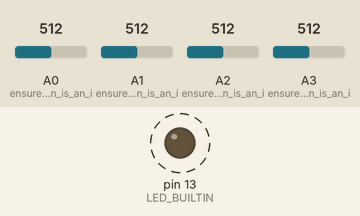
The sketch below on a simulated Arduino Uno, built with avr-gcc and run on an emulated ATmega328P. Parts: output pins drawn as LEDs (lit = HIGH). Dashed ring = blinking. Inputs (shaded band) come from the test bench; at power-on: A0 (ensure_button_pin_is_an_i) = 512, A1 (ensure_button_pin_is_an_i) = 512, A2 (ensure_button_pin_is_an_i) = 512, A3 (ensure_button_pin_is_an_i) = 512.

Above: at 0.8 s.
Timing chart, 0 to 4.3 s (numbered marks = the images above):
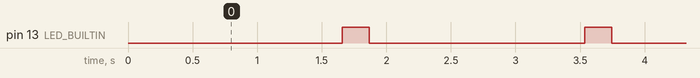

Measured:
- by itself, pin 13 (LED_BUILTIN): alternates HIGH for 0.21 s and LOW for 1.7 s

The sketch:

i2c_slave.ino
```cpp
//
// Lecture analogique de A0, A1, A2, A3
// + renvoi des données en I2C (utilisant A4 et A5)
//
#include <Wire.h>
// I2C address : choisir de 0x03 à 0x77
#define SLAVE_ADDRESS 0x12
int readData=0;
char data[8];         // 4 lectures analogiques possibles dans 4 int = 8 bytes
byte NBPINBYTES=8;
// clignotement de la LED
int boucle=0;
int MAXBOUCLE=180;
int MIDBOUCLE=160;

void setup() {
    // LED : initialize digital pin LED_BUILTIN as an output.
    pinMode(LED_BUILTIN, OUTPUT);
    // pins analogiques
    pinMode(A0, INPUT );      // ensure button pin is an input
    digitalWrite(A0, LOW );   // ensure pullup is off on button pin
    pinMode(A1, INPUT );      // ensure button pin is an input
    digitalWrite(A1, LOW );   // ensure pullup is off on button pin
    pinMode(A2, INPUT );      // ensure button pin is an input
    digitalWrite(A2, LOW );   // ensure pullup is off on button pin
    pinMode(A3, INPUT );      // ensure button pin is an input
    digitalWrite(A3, LOW );   // ensure pullup is off on button pin
    // I2C
    Wire.begin(SLAVE_ADDRESS); // join i2c bus (address optional for master)
    Wire.onReceive(receiveData); // register event
    Wire.onRequest(sendData);
    // init tableau
    for(int i=0;i<NBPINBYTES;i++){
      data[i]=0;
    }
}

void loop() {
    boucle++;
    if(boucle==MIDBOUCLE){
      digitalWrite(LED_BUILTIN, HIGH);   // turn the LED on (HIGH is the voltage level)
    }
    if(boucle==MAXBOUCLE){
      digitalWrite(LED_BUILTIN, LOW);    // turn the LED off by making the voltage LOW
      boucle=0;
    }

    int tmpval = analogRead(A0);
    data[0] = (byte) (tmpval >> 8);    // high order byte
    data[1] = (byte) (tmpval & 0xFF);  // low-order byte

    tmpval = analogRead(A1);
    data[2] = (byte) (tmpval >> 8);    // high order byte
    data[3] = (byte) (tmpval & 0xFF);  // low-order byte

    tmpval = analogRead(A2);
    data[4] = (byte) (tmpval >> 8);    // high order byte
    data[5] = (byte) (tmpval & 0xFF);  // low-order byte

    tmpval = analogRead(A3);
    data[6] = (byte) (tmpval >> 8);    // high order byte
    data[7] = (byte) (tmpval & 0xFF);  // low-order byte

    delay(10);
}

void receiveData(int byteCount){
  // Reception de l'indice du PIN demandé (A0/byte1 =0; A0/byte2 =1...  A1 ... A2 ...  A3)
    while(Wire.available()) {
      readData = Wire.read();
    }
}

void sendData(){
  // Renvoi des 2 bytes de la valeur demandée par receiveData
    Wire.write( data[readData] );
    Wire.write( data[readData+1] );
}
```
